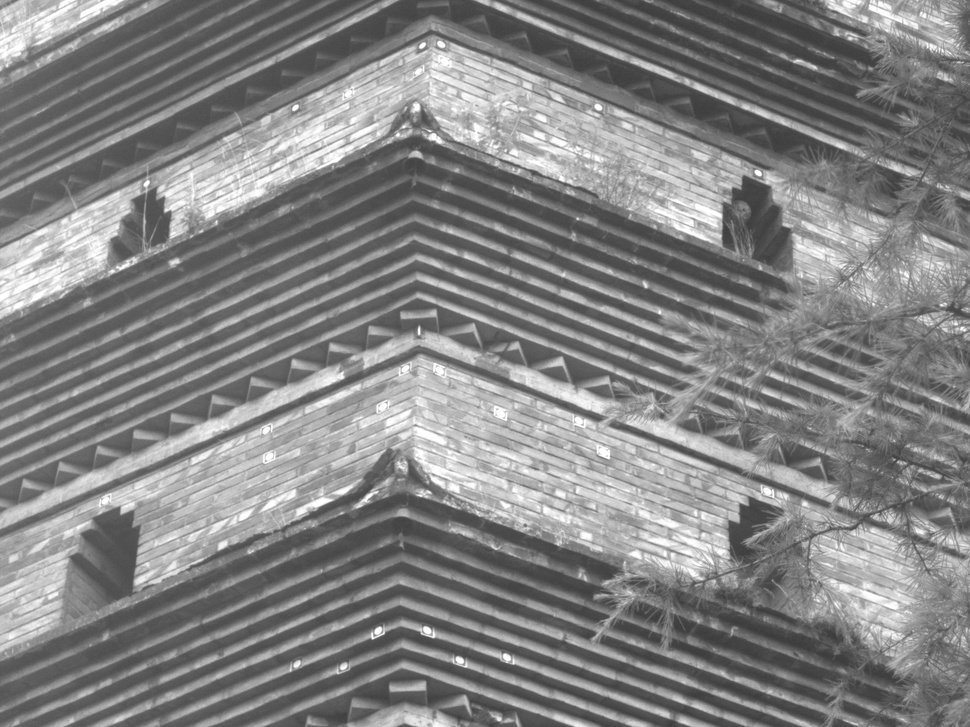
#> input picture images/kuiguangta/image1.jpg, 970 x 727 px, shrunk from 2592 x 1944 before the run
$ python autoKeyPointTest.py
#> lines starting #> are read from the running program, lines starting #| are printed output that depends on the picture
#> further down, image1 is the input picture: shape (727, 970, 3); min 58, max 255, mean 131.5
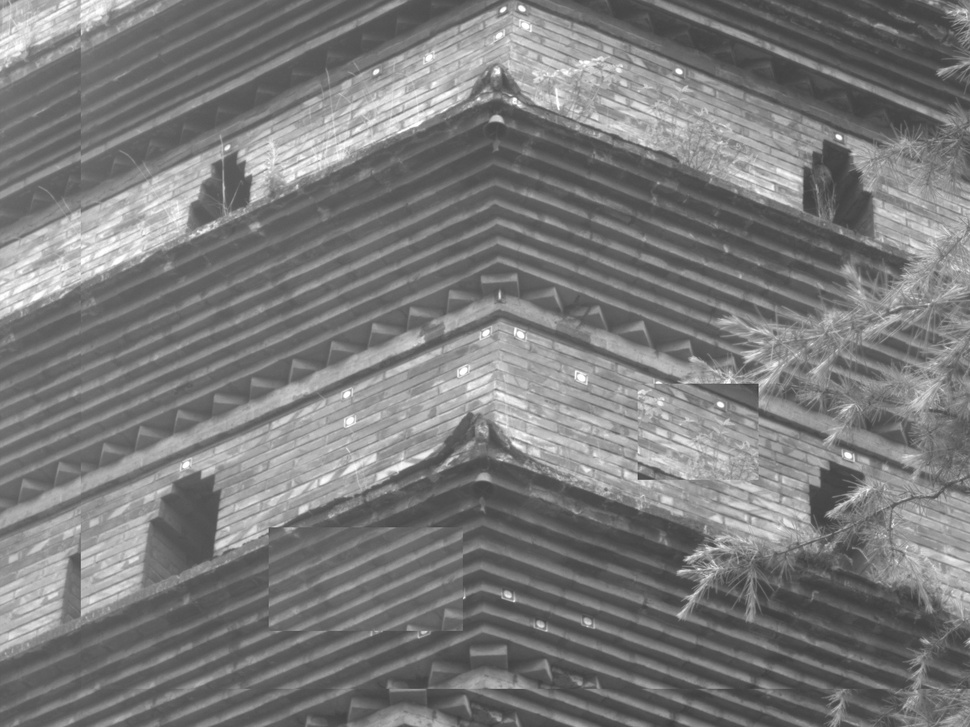
#> input picture images/kuiguangta/image3.jpg, 970 x 727 px, shrunk from 2592 x 1944 before the run
#> further down, image2 is the input picture: shape (727, 970, 3); min 60, max 255, mean 123.1
### autoKeyPoints.py
import cv2
import numpy as np
import matplotlib.pyplot as plt
def moveDetectionByKeyPoints(image1,image2):
    # 读取图片
    # 将图片转换为灰度图
    gray1 = cv2.cvtColor(image1, cv2.COLOR_BGR2GRAY)
    gray2 = cv2.cvtColor(image2, cv2.COLOR_BGR2GRAY)

    # 初始化SIFT检测器
    sift = cv2.SIFT_create()

    # 检测关键点和计算描述子
    kp1, des1 = sift.detectAndCompute(gray1, None)
#> kp1 = 5864 keypoints; strongest (x, y, size): (459, 661, 6.2), (379, 631, 7), (427, 631, 6.9), (758, 173, 4.2)
    kp2, des2 = sift.detectAndCompute(gray2, None)
#> kp2 = 4567 keypoints; strongest (x, y, size): (839, 137, 3.8), (679, 71, 4.2), (720, 404, 4.2), (522, 8, 4.2)

    # 使用FLANN匹配器进行匹配
    FLANN_INDEX_KDTREE = 1
    index_params = dict(algorithm=FLANN_INDEX_KDTREE, trees=5)
    search_params = dict(checks=50)

    flann = cv2.FlannBasedMatcher(index_params, search_params)
    matches = flann.knnMatch(des1, des2, k=2)
#> matches = 5864 matches

    # 使用Lowe's ratio test来筛选匹配点
    good_matches = []
    for m, n in matches:
        if m.distance < 0.7 * n.distance:
            good_matches.append(m)
#> after the loop, good_matches = 1189 matches

    # 提取匹配点坐标
    points1 = np.float32([kp1[m.queryIdx].pt for m in good_matches]).reshape(-1, 1, 2)
#> points1 = 1189 rows, first 8: [3.12, 281.6], [4.88, 318], [5.01, 267.4], [6.9, 65.43], [6.97, 645.4], [7.1, 293.9], [7.57, 301.6], [7.57, 280.4]
    points2 = np.float32([kp2[m.trainIdx].pt for m in good_matches]).reshape(-1, 1, 2)
#> points2 = 1189 rows, first 8: [2.41, 281.9], [4.9, 318], [4.98, 267.5], [6.63, 65.45], [6.57, 645.7], [7.01, 293.6], [7.37, 301.6], [7.52, 280.7]

    # 计算单应性矩阵
    H, mask = cv2.findHomography(points1, points2, cv2.RANSAC, 5.0)
#> H = [[1, -4.22e-05, 80.66], [-0.000118, 1, -35.74], [-1.26e-07, -4.29e-08, 1]]; mask = 1189 values, max 1 at index 13, min 0 at index 0, mean 0.888
    matchesMask = mask.ravel().tolist()
#> matchesMask has the same summary as mask

    # 计算关键点位置的变化
    point_changes = []
    for i, match in enumerate(good_matches):
        if matchesMask[i]:
            pt1 = np.array(kp1[match.queryIdx].pt)
            pt2 = np.array(kp2[match.trainIdx].pt)
            point_changes.append((pt1, pt2, np.linalg.norm(pt1 - pt2)))
#> this loop made 1189 passes
#> (pt1, pt2) on passes 14, 16, 17, 19, 20, 27, 29, 37, 39, 48, 49, 51: ([12.48, 288.6], [93.12, 252.9]), ([14.32, 292.7], [95.49, 256.3]), ([14.99, 520.9], [95.7, 484.9]), ([15.16, 615.8], [96.3, 580.2]), ([15.29, 552], [95.46, 516.5]), ([18.68, 305.5], [99.19, 269.7]), ([20.33, 570.6], [101.5, 534.5]), ([29.38, 566.5], [111.6, 530]), ([37.36, 628.4], [118.1, 592.6]), ([43.17, 548.6], [123.5, 513.2]), ([43.57, 496.3], [124.1, 460.7]), ([45.76, 602.1], [125.7, 566.9])
#> pt1 on pass 118: [97, 612.7]
#> after the loop, point_changes = 1056 items

    # 定义绘制参数
    keypoint_size = 10
    line_thickness = 5

    # 在图片上绘制关键点和匹配线
    image1_with_kp = cv2.drawKeypoints(image1, kp1, None, color=(0, 255, 0), flags=cv2.DRAW_MATCHES_FLAGS_DRAW_RICH_KEYPOINTS)
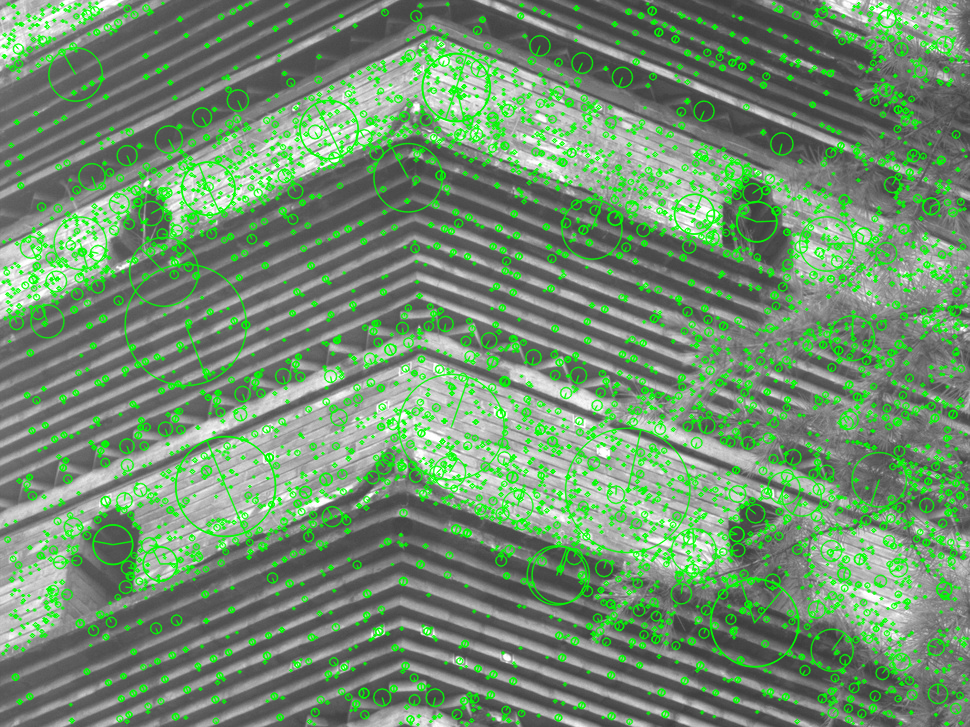
#> image1_with_kp: shape (727, 970, 3); mean B, G, R 113, 144, 113
    image2_with_kp = cv2.drawKeypoints(image2, kp2, None, color=(0, 255, 0), flags=cv2.DRAW_MATCHES_FLAGS_DRAW_RICH_KEYPOINTS)
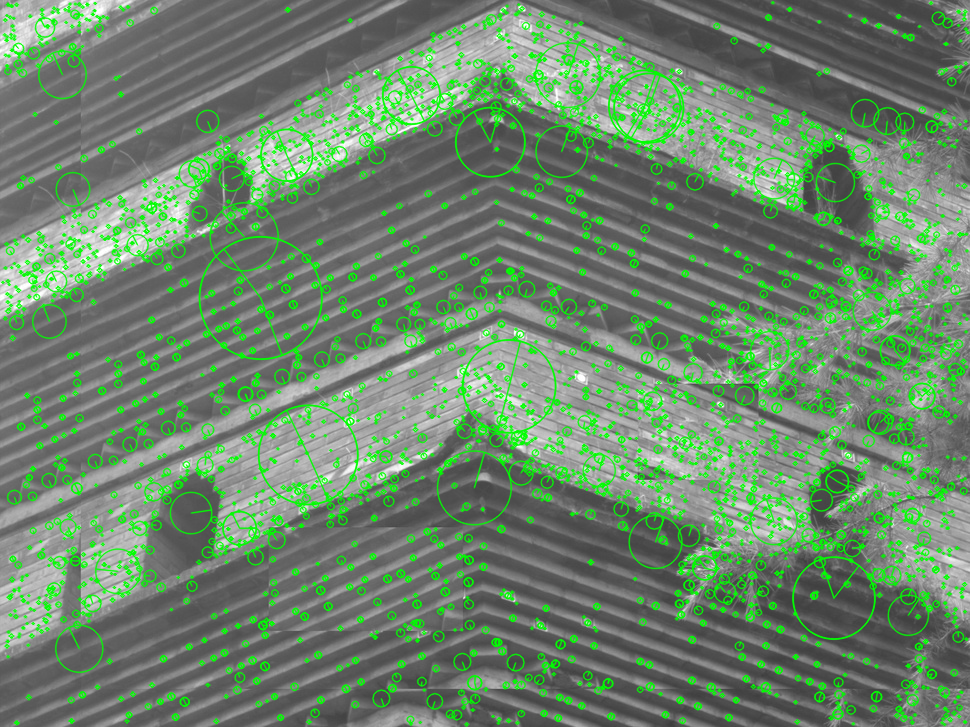
#> image2_with_kp: shape (727, 970, 3); mean B, G, R 108.6, 134.6, 108.6

    # 绘制匹配线条
    for i, match in enumerate(good_matches):
        if matchesMask[i]:
            pt1 = tuple(np.round(kp1[match.queryIdx].pt).astype(int))
            pt2 = tuple(np.round(kp2[match.trainIdx].pt).astype(int) + np.array([image1.shape[1], 0]))
            cv2.circle(image1_with_kp, pt1, keypoint_size, (0, 0, 255), -1)
            cv2.circle(image2_with_kp, pt2 - np.array([image1.shape[1], 0]), keypoint_size, (0, 0, 255), -1)
            cv2.line(image2_with_kp, pt1, pt2 - np.array([image1.shape[1], 0]), (255, 0, 0), line_thickness)
#> this loop made 1189 passes
#> (pt1, pt2) on passes 14, 16, 17, 19, 20, 27, 29, 37, 39, 48, 49, 51: ((12, 289), (1063, 253)), ((14, 293), (1065, 256)), ((15, 521), (1066, 485)), ((15, 616), (1066, 580)), ((15, 552), (1065, 517)), ((19, 306), (1069, 270)), ((20, 571), (1071, 535)), ((29, 567), (1082, 530)), ((37, 628), (1088, 593)), ((43, 549), (1094, 513)), ((44, 496), (1094, 461)), ((46, 602), (1096, 567))
#> pt1 on pass 118: (97, 613)
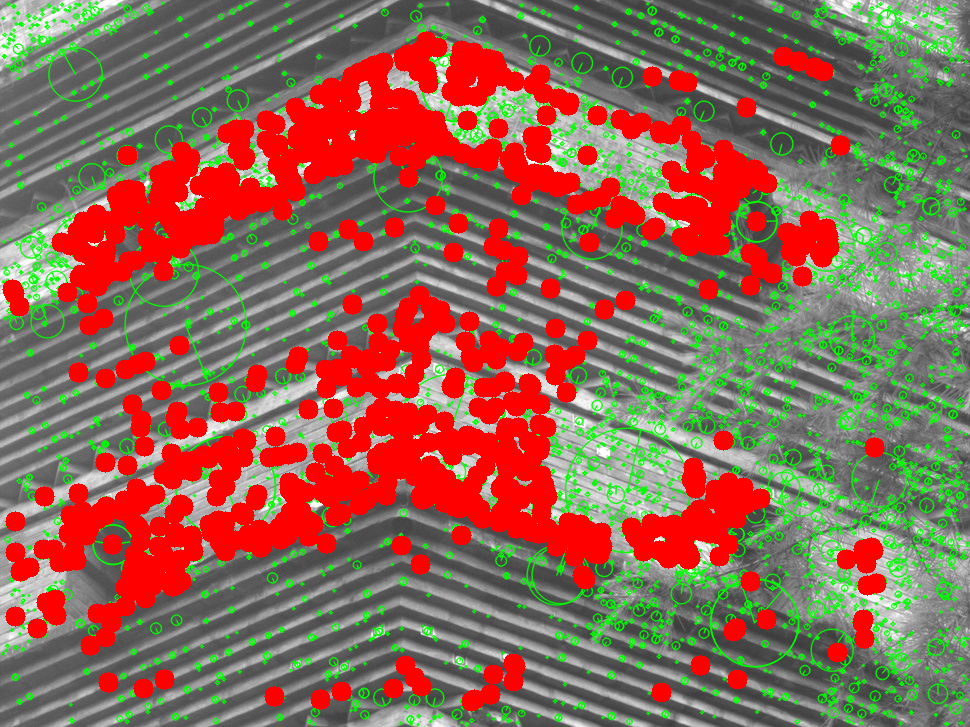
#> image1_with_kp: shape (727, 970, 3); mean B, G, R 83.7, 102.6, 143.8
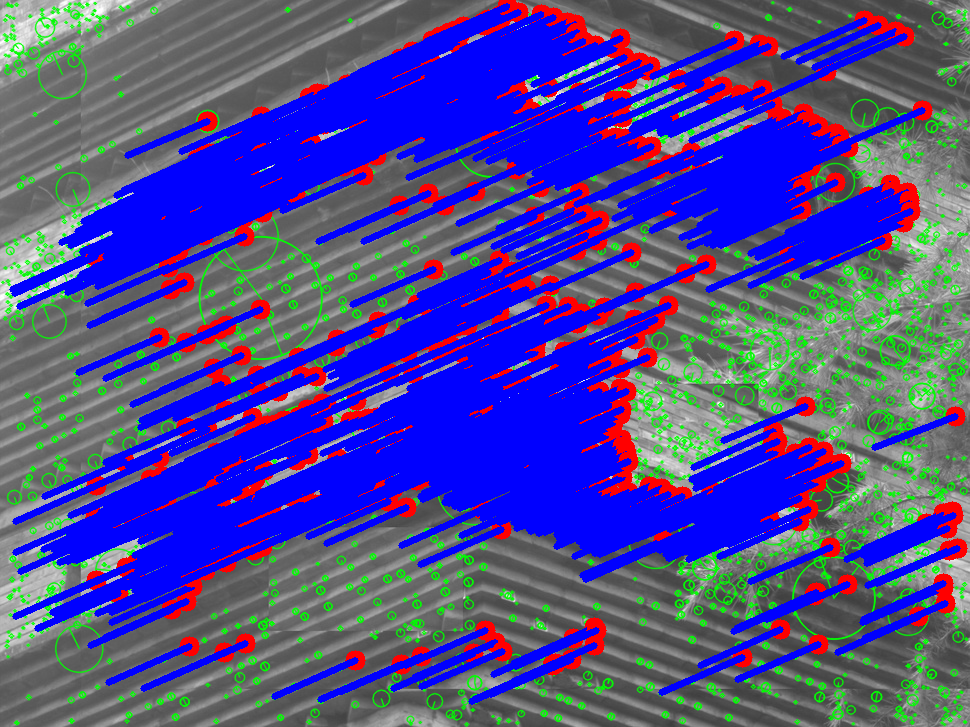
#> image2_with_kp: shape (727, 970, 3); mean B, G, R 150, 73.9, 77.1

    # 合并两张图片用于显示匹配
    combined_image = np.hstack((image1_with_kp, image2_with_kp))
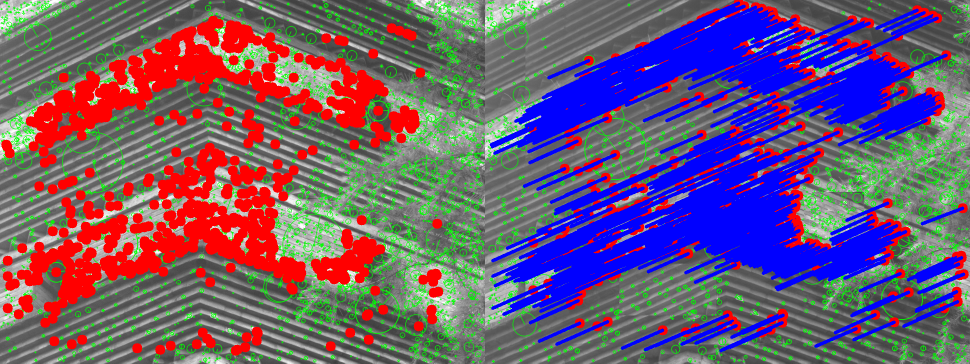
#> combined_image: shape (727, 1940, 3) (shown at 1/2 size); mean B, G, R 116.9, 88.3, 110.4

    # 显示结果
    plt.figure(figsize=(20, 10))
    plt.title('Auto Keypoints and Matches')
    plt.imshow(cv2.cvtColor(combined_image, cv2.COLOR_BGR2RGB))
    plt.show()


# [7 lines of commented-out code are left out]

### test/autoKeyPointTest.py
import cv2
import numpy as np
import matplotlib.pyplot as plt
from autoKeyPoints import moveDetectionByKeyPoints
from manualKeyPoint import manualKeyPoints

imagePath1 = "../images/kuiguangta/image1.jpg"
imagePath2 = "../images/kuiguangta/image3.jpg"

image1 = cv2.imread(imagePath1)
image2 = cv2.imread(imagePath2)

moveDetectionByKeyPoints(image1,image2)
